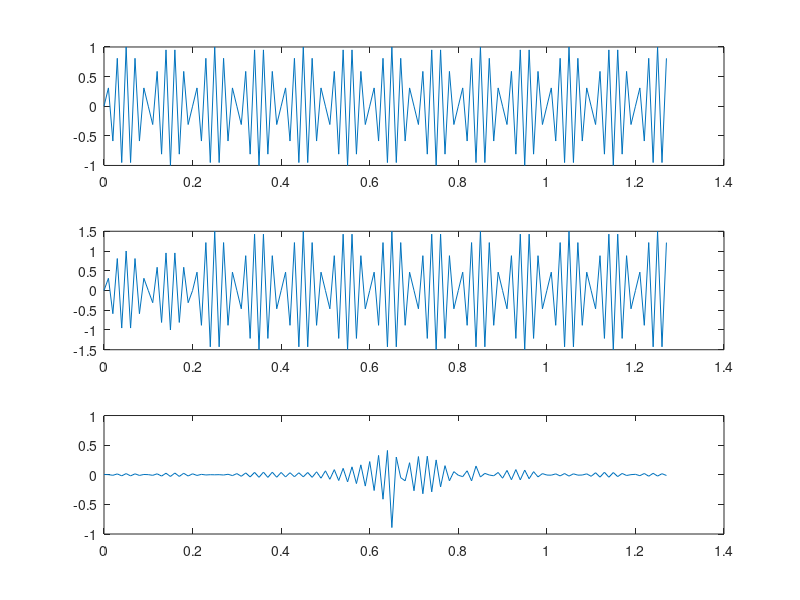

MATLAB code for this plot: (Note: this script raises an error after producing the figure.)
%% Cepstrum Analysis

%% What Is a Cepstrum?
% Cepstrum analysis is a nonlinear signal processing technique with a
% variety of applications in areas such as speech and image processing.
% 
% The _complex cepstrum_ of a sequence _x_ is calculated by finding the
% complex natural logarithm of the Fourier transform of _x_, then the
% inverse Fourier transform of the resulting sequence:
% 
% $$\hat x={1\over2\pi}\int_{-\pi}^\pi\log[X(e^{j\omega})]e^{j\omega
% n}\,d\omega.$$
% 
% The toolbox function |cceps| performs this operation, estimating the
% complex cepstrum for an input sequence. It returns a real sequence the
% same size as the input sequence.

%%
% Try using cceps in an echo detection application. First, create a 45 Hz
% sine wave sampled at 100 Hz. Add an echo of the signal, with half the
% amplitude, 0.2 seconds after the beginning of the signal.

t = 0:0.01:1.27;
s1 = sin(2*pi*45*t);
s2 = s1 + 0.5*[zeros(1,20) s1(1:108)];
figure
subplot(3, 1, 1)
plot(t, s1)
subplot(3, 1, 2)
plot(t, s2)

%%
% Compute and plot the complex cepstrum of the new signal.

c = cceps(s2);
subplot(3, 1, 3)
plot(t,c)

%%
% The complex cepstrum shows a peak at 0.2 seconds, indicating the echo.
%
% The _real cepstrum_ of a signal _x_, sometimes called simply the
% cepstrum, is calculated by determining the natural logarithm of magnitude
% of the Fourier transform of _x_, then obtaining the inverse Fourier
% transform of the resulting sequence:
%
% $$c_x={1\over2\pi}\int_{-\pi}^\pi\log\left|X(e^{j\omega})
% \right|e^{j\omega n}\,d\omega.$$
%
% The toolbox function |rceps| performs this operation, returning the real
% cepstrum for a sequence. The returned sequence is a real-valued vector
% the same size as the input vector.
%
% The |rceps| function also returns a unique minimum-phase sequence that
% has the same real cepstrum as the input. To obtain both the real cepstrum
% and the minimum-phase reconstruction for a sequence, use |[y,ym] =
% rceps(x)|, where |y| is the real cepstrum and |ym| is the minimum phase
% reconstruction of |x|. The following example shows that one output of
% |rceps| is a unique minimum-phase sequence with the same real cepstrum as
% |x|.

y = [4 1 5];                 % Non-minimum phase sequence
[xhat,yhat] = rceps(y);
xhat2 = rceps(yhat); 
[xhat' xhat2'] 

%% Inverse Complex Cepstrum
% To invert the complex cepstrum, use the |icceps| function. Inversion is
% complicated by the fact that the |cceps| function performs a
% data-dependent phase modification so that the unwrapped phase of its
% input is continuous at zero frequency. The phase modification is
% equivalent to an integer delay. This delay term is returned by |cceps| if
% you ask for a second output:

x = 1:10;
[xhat,delay] = cceps(x)

%%
% To invert the complex cepstrum, use |icceps| with the original delay
% parameter:

icc = icceps(xhat,2)

%%
% As shown in the above example, with any modification of the complex
% cepstrum, the original delay term may no longer be valid. You will not be
% able to invert the complex cepstrum exactly.
 